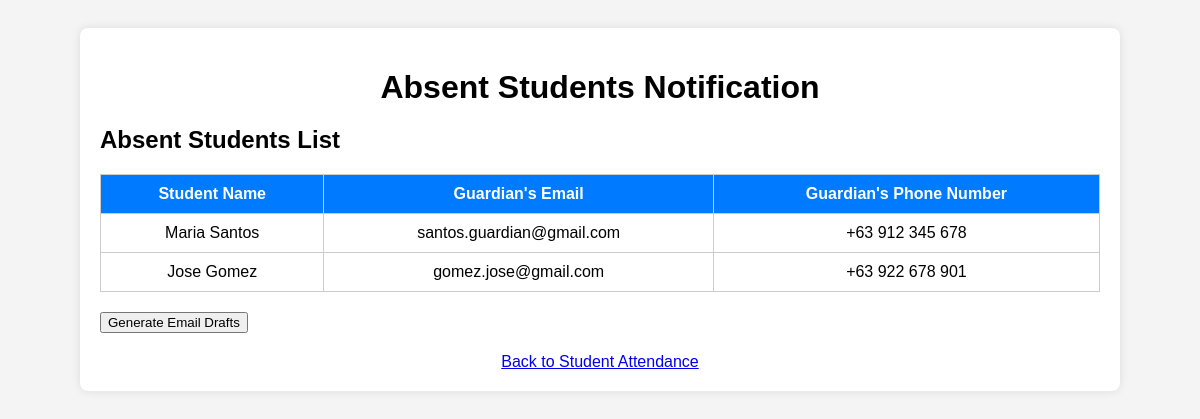
The app's page /savedraft.php, older data.
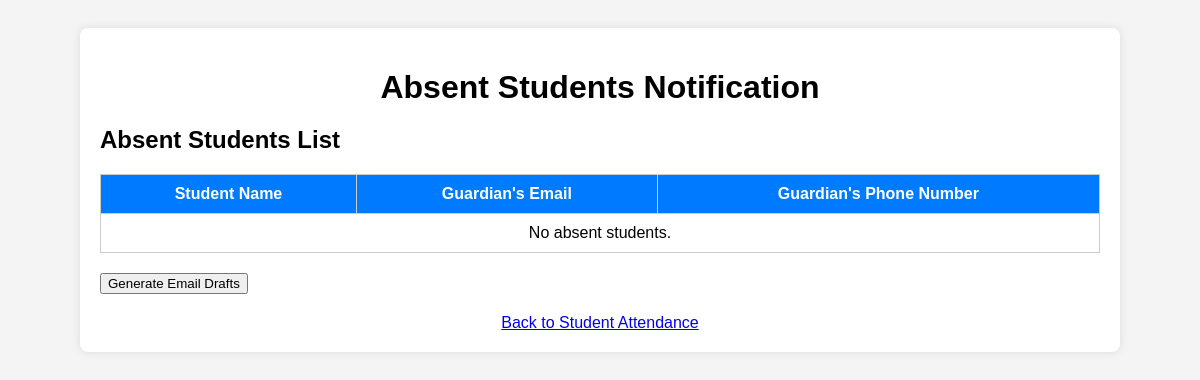
The same page, newer data.
### tables this page shows
CREATE TABLE `students` (
  `id` int(11) NOT NULL,
  `student_name` varchar(100) DEFAULT NULL,
  `section` varchar(50) DEFAULT NULL,
  `guardian_email` varchar(100) DEFAULT NULL,
  `guardian_phone` varchar(15) DEFAULT NULL
);

### savedraft.php (the view, shortened to what this page needs)
<?php
require_once("dbconnection.php");
$sql = "SELECT s.student_name, s.guardian_email, s.guardian_phone
        FROM students s
        JOIN attendance a ON s.id = a.student_id
        WHERE a.attendance_status = 'Absent'";
$result = $conn->query($sql);
$rows = [];
if ($result->num_rows > 0) {
    while ($row = $result->fetch_assoc()) {
        $rows[] = $row;
    }
} else {
    $rows = [];
}
?>
<!DOCTYPE html>
<html lang="en">
<head>
    <link rel="stylesheet" href="css/savedraft.css">
</head>
<body>
    <div class="container">
        <h1>Absent Students Notification</h1>
        <div class="students-list">
            <h2>Absent Students List</h2>
            <table class="students-table">
                <thead>
                    <tr>
                        <th>Student Name</th>
                        <th>Guardian's Email</th>
                        <th>Guardian's Phone Number</th>
                    </tr>
                </thead>
                <tbody>
                    <?php if (!empty($rows)): ?>
                        <?php foreach ($rows as $row): ?>
                            <tr>
                                <td><?php echo htmlspecialchars($row['student_name']); ?></td>
                                <td><?php echo htmlspecialchars($row['guardian_email']); ?></td>
                                <td><?php echo htmlspecialchars($row['guardian_phone']); ?></td>
                            </tr>
                        <?php endforeach; ?>
                    <?php else: ?>
                        <tr>
                            <td colspan="3">No absent students.</td>
                        </tr>
                    <?php endif; ?>
                </tbody>
            </table>
        </div>
        <div class="form-group">
            <button onclick="generateEmails()">Generate Email Drafts</button>
        </div>
        <a href="studentdata.php" class="back-link">Back to Student Attendance</a>
    </div>
</body>
</html>

### css/savedraft.css (style rules this page uses)
body { font-family: Arial, sans-serif; background-color: #f4f4f4; padding: 20px; }
.container { max-width: 1000px; margin: auto; background: white; padding: 20px; border-radius: 8px; box-shadow: 0 0 10px rgba(0, 0, 0, 0.1); }
h1 { text-align: center; margin-bottom: 20px; }
table { width: 100%; border-collapse: collapse; margin-bottom: 20px; }
table, th, td { border: 1px solid #ccc; padding: 10px; text-align: center; }
th { background-color: #007bff; color: white; }
.back-link { display: block; text-align: center; margin-top: 20px; }

Row changes from the older to the newer data that the page shows:
removed students: student_name "Maria Santos", guardian_email "santos.guardian@gmail.com", guardian_phone "+63 912 345 678"
removed students: student_name "Jose Gomez", guardian_email "gomez.jose@gmail.com", guardian_phone "+63 922 678 901"
Text that changed along with them:
text now shown: "No absent students."
